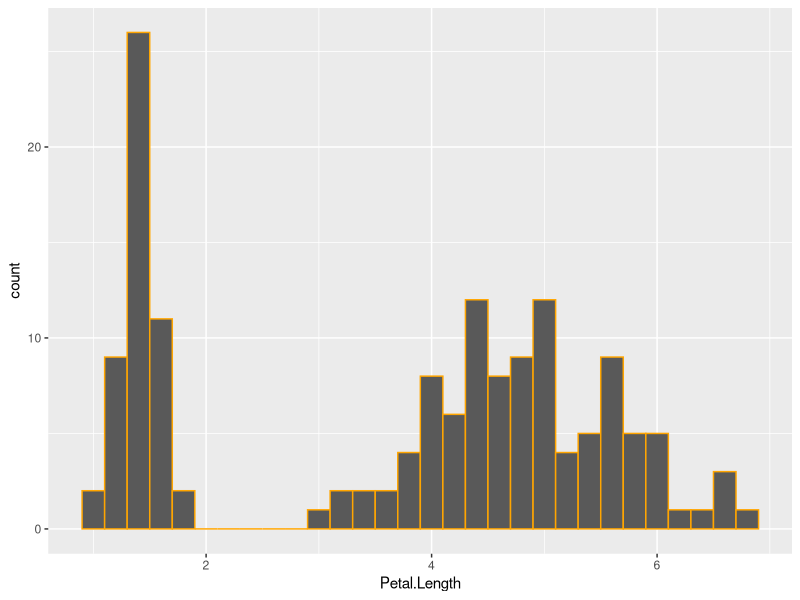

Reproduce this figure in R.
library(ggplot2)

summary(iris)

ggplot(data=iris)+geom_histogram(mapping = aes(x=Petal.Length), binwidth=0.2, color="orange")

